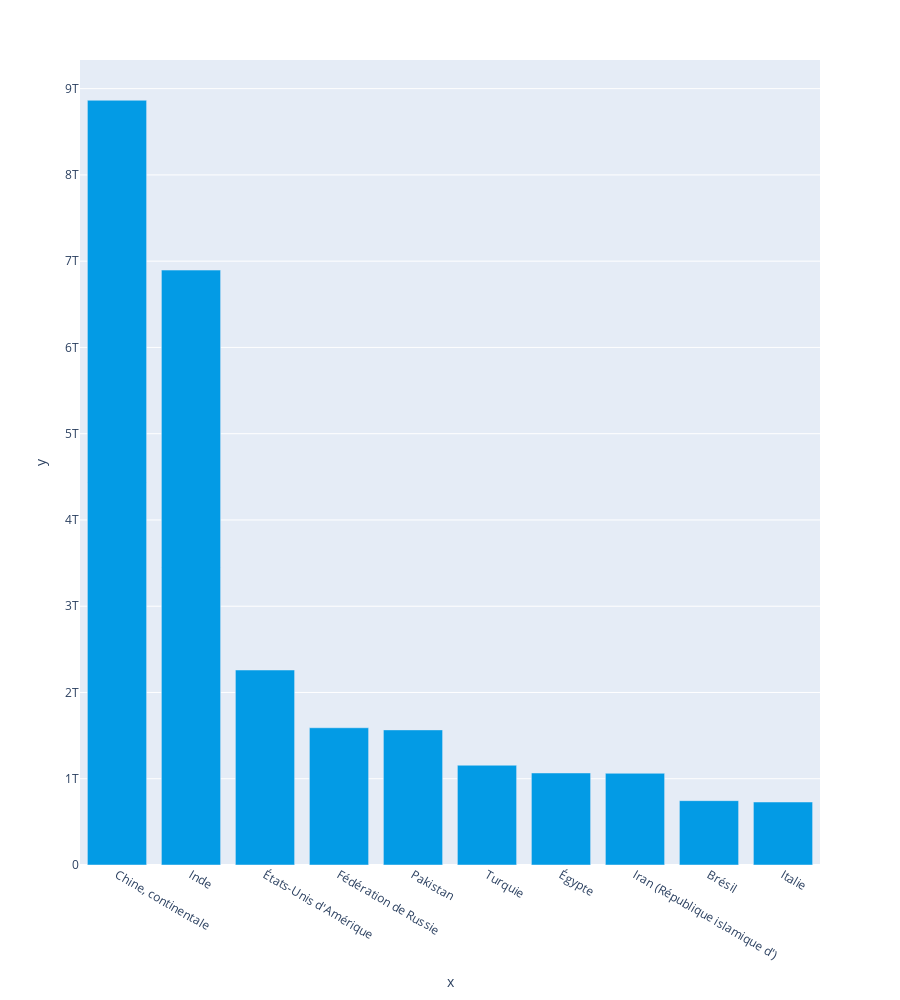

The code cell stored with this chart in its notebook:
### Code cell
df=m_df_protéinesKg
df=df[df['Produit']=='Blé']

df.sort_values(by='protéinesg', ascending=False, inplace=True )
df_kcal.head(10)
fig = px.bar(x=df.head(10).Pays,y=df.head(10).protéinesg, height=1000, color_discrete_sequence=color_list_bar)
fig.show()

### Figure 1 — Plotly figure (JSON) as saved in the notebook; plotly's stock layout.template omitted (floating-point values rounded to 4 significant figures)
{"data": [{"alignmentgroup": "True", "hovertemplate": "x=%{x}<br>y=%{y}<extra></extra>", "legendgroup": "", "marker": {"color": "#039be5", "pattern": {"shape": ""}}, "name": "", "offsetgroup": "", "orientation": "v", "showlegend": false, "textposition": "auto", "type": "bar", "x": ["Chine, continentale", "Inde", "États-Unis d'Amérique", "Fédération de Russie", "Pakistan", "Turquie", "Égypte", "Iran (République islamique d')", "Brésil", "Italie"], "xaxis": "x", "y": [8865481171150, 6896599299000, 2260440200250, 1591142193200, 1566320514200, 1156654548050, 1066834672800, 1063165309550, 745900000000.0, 730200000000.0], "yaxis": "y"}], "layout": {"barmode": "relative", "height": 1000, "legend": {"tracegroupgap": 0}, "margin": {"t": 60}, "xaxis": {"anchor": "y", "domain": [0, 1], "title": {"text": "x"}}, "yaxis": {"anchor": "x", "domain": [0, 1], "title": {"text": "y"}}}}
